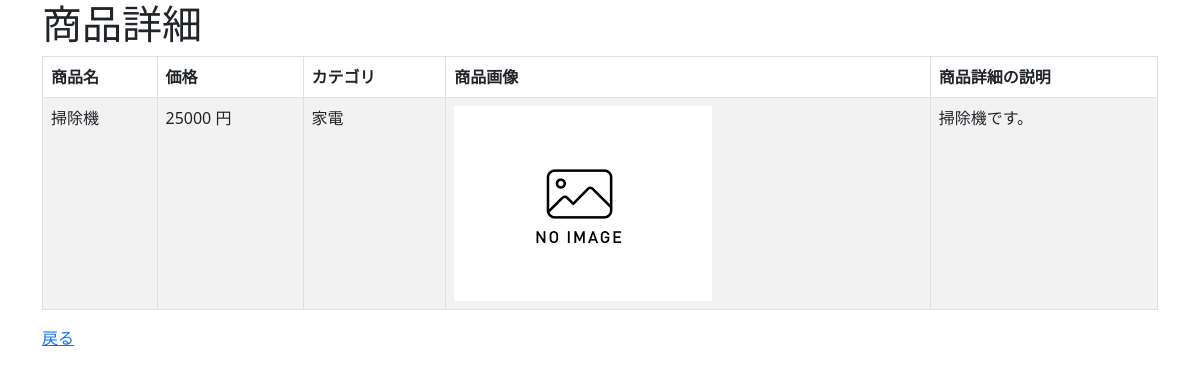
The page /crud/detail/2 on the database its author committed.
### crud/models.py (models this page shows, shortened)
class Product(models.Model):
    name = models.CharField(max_length=200)  # 商品名を文字列で定義　最大文字列長は200
    price = models.PositiveIntegerField()  # 価格を整数で定義　正の整数のみ
    category = models.ForeignKey(Category, on_delete=models.CASCADE)
    img = models.ImageField(blank=True, default='noImage.png')  # 画像フィールドは省略可で、デフォルト画像はnoImage.png
    description = models.TextField(null=True, blank=True)

class Category(models.Model):
    name = models.CharField(max_length=200)
    def __str__(self):
        return self.name

### crud/views.py (the view)
# urls.py: path('crud/detail/<int:pk>', views.ProductDetailView.as_view(), name="detail"),
class ProductDetailView(DetailView):
    model = Product
    template_name = "crud/product_detail.html"

### crud/templates/crud/product_detail.html (shortened to what this page needs)
{% extends "base.html" %}
{% block content %}
  <h1>商品詳細</h1>
  <table class="table table-striped table-hover table-bordered">
    <thead>
      <tr>
        <th>商品名</th>
        <th>価格</th>
        <th>カテゴリ</th>
        <th>商品画像</th>
        <th>商品詳細の説明</th>
      </tr>
    </thead>
    <tr>
      <td>{{ product.name }}</td>
      <td>{{ product.price }} 円</td>
      <td>{{ product.category }}</td>
      <td>
        <img src="{{ product.img.url }}" style="width:100px height: auto;">
      </td>
      <td>{{ product.description }}</td>
    </tr>
  </table>
  <a href="{% url 'list' %}">戻る</a>
{% endblock content %}

### rows shown on the page
Product: name "掃除機", price "25000", category "家電", img (placeholder picture), description "掃除機です。"
